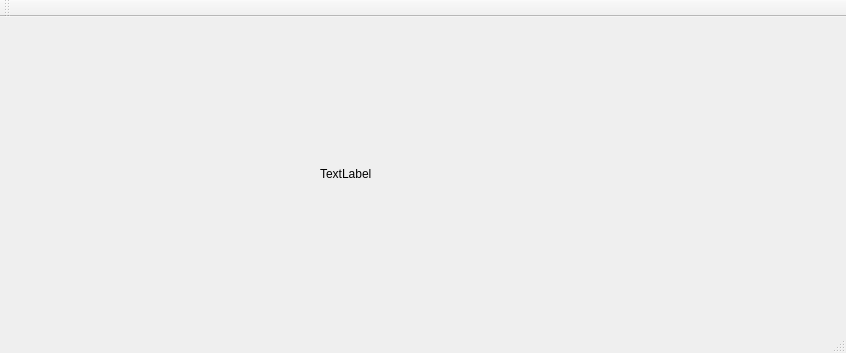
<?xml version="1.0" encoding="UTF-8"?>
<ui version="4.0">
 <class>MainWindow</class>
 <widget class="QMainWindow" name="MainWindow">
  <property name="geometry">
   <rect>
    <x>0</x>
    <y>0</y>
    <width>846</width>
    <height>353</height>
   </rect>
  </property>
  <property name="windowTitle">
   <string>MainWindow</string>
  </property>
  <widget class="QWidget" name="centralWidget">
   <widget class="QLabel" name="label">
    <property name="geometry">
     <rect>
      <x>320</x>
      <y>150</y>
      <width>59</width>
      <height>14</height>
     </rect>
    </property>
    <property name="sizePolicy">
     <sizepolicy hsizetype="Expanding" vsizetype="Expanding">
      <horstretch>0</horstretch>
      <verstretch>0</verstretch>
     </sizepolicy>
    </property>
    <property name="text">
     <string>TextLabel</string>
    </property>
   </widget>
  </widget>
  <widget class="QMenuBar" name="menuBar">
   <property name="geometry">
    <rect>
     <x>0</x>
     <y>0</y>
     <width>846</width>
     <height>22</height>
    </rect>
   </property>
  </widget>
  <widget class="QToolBar" name="mainToolBar">
   <attribute name="toolBarArea">
    <enum>TopToolBarArea</enum>
   </attribute>
   <attribute name="toolBarBreak">
    <bool>false</bool>
   </attribute>
  </widget>
  <widget class="QStatusBar" name="statusBar"/>
 </widget>
 <layoutdefault spacing="6" margin="11"/>
 <resources/>
 <connections/>
</ui>
